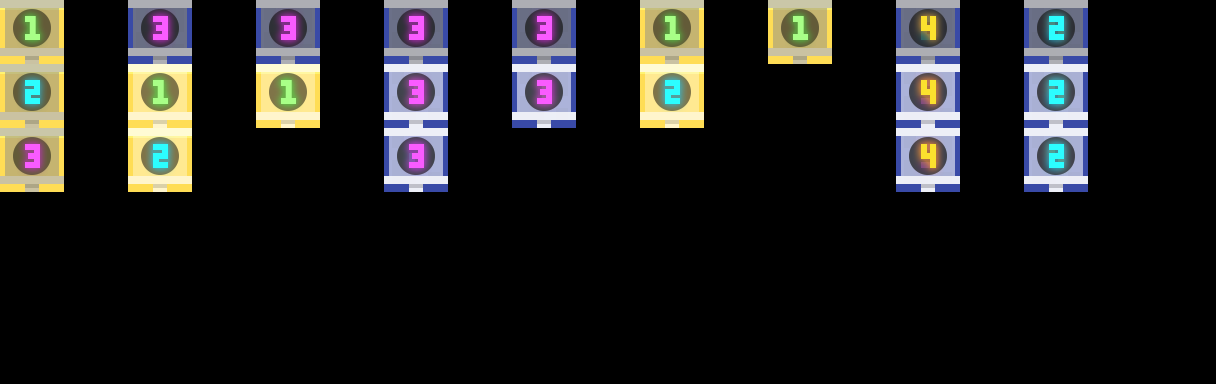

The image is a tile-based game level rendered from a .tmx file. Its description and source (layers, tilesets, objects; grid data summarised) follow:
An orthogonal 19x6 tile map with 64x64 px tiles, 3 tile layers (regions, input_1, output_1).

<map version="1.0" orientation="orthogonal" renderorder="right-down" width="19" height="6" tilewidth="64" tileheight="64" nextobjectid="2321">
 <tileset firstgid="1" name="forest" tilewidth="70" tileheight="70">
  <tileoffset x="-3" y="3" />
  <image source="forest2.png" width="700" height="980" />
 </tileset>
 <layer name="regions" width="19" height="6">
  <data>[114 cells, 22 non-empty, 1 distinct tile ids]</data>
 </layer>
 <layer name="input_1" width="19" height="6">
  <data>[114 cells, 22 non-empty, 5 distinct tile ids]</data>
 </layer>
 <layer name="output_1" width="19" height="6">
  <data>[114 cells, 22 non-empty, 4 distinct tile ids]</data>
 </layer>
</map>
